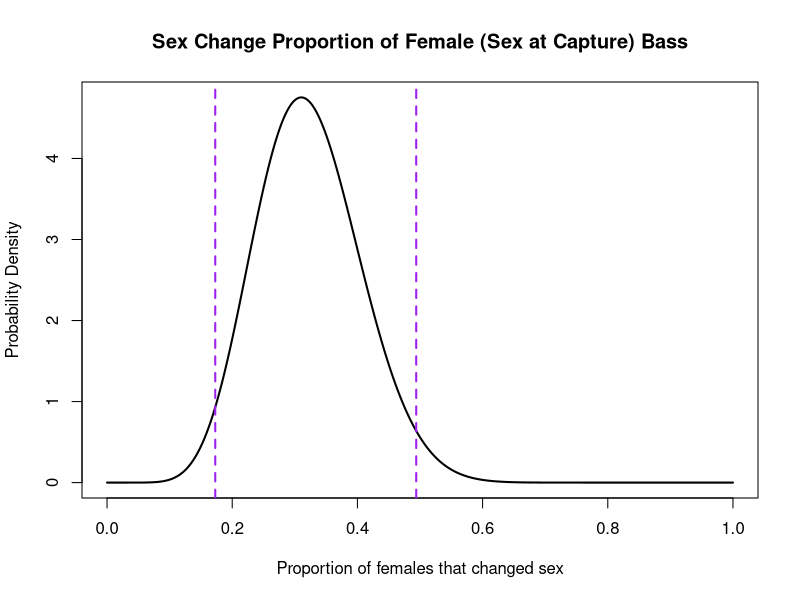
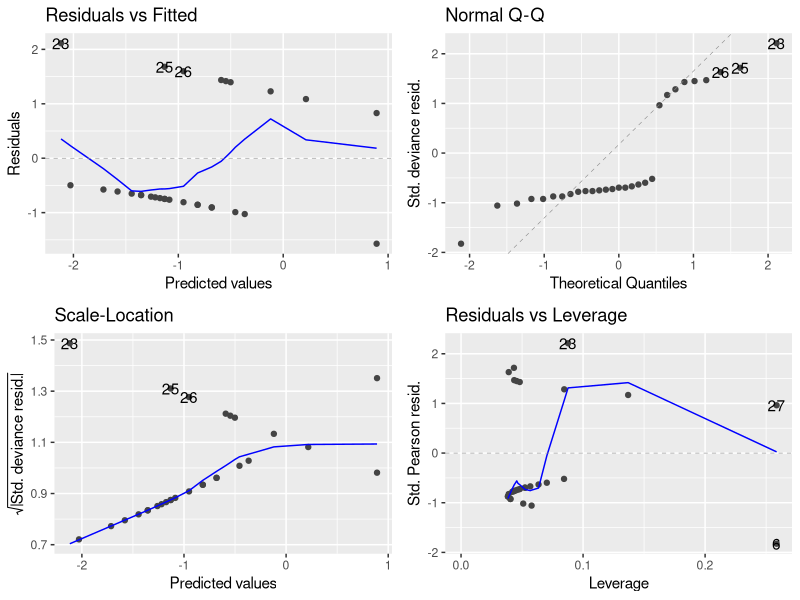
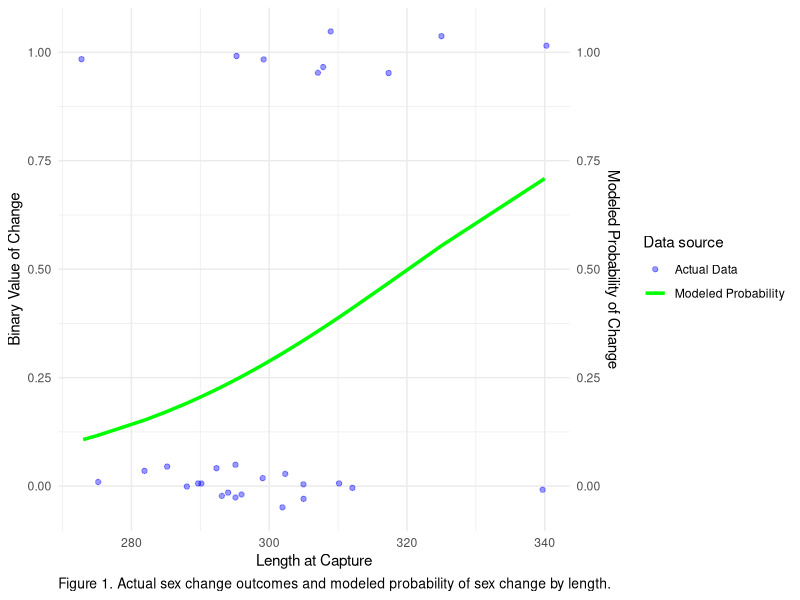

Generate these figures, in order, with R:
## Homework 12 - Evan/Victoria/Maggie
library(readxl)
library(dplyr)
library(ggplot2)
library(ggfortify)

# read in excel file
bass_data <- read_excel("BSB_tagging_data.xlsx")
View(bass_data)

#Objective 1 #

#Plot a probability density function (probability density vs. proportions from 0 to 1) for the proportion of female black sea bass that changed sex out of all those which were recaptured after the end of the spawning season (i.e., after July). Relevant functions: dbeta()

#change the date format for bass_data to then filter it in next step
bass_data$month <- format(bass_data$Date_at_recapture, "%m")

#creating a data frame for only female bass observations that fall after July 30th 2011

female_bass <- bass_data %>%
  filter(Sex_at_capture == "F") %>%
  filter(month > "07")

female_bass$binary <- ifelse(female_bass$Sex_at_recapture == "F", 0, 1)

sex_change <- sum(female_bass$binary == 1, na.rm = TRUE)
n <- nrow(female_bass)

#define parameters for 
alpha <- sex_change + 1
beta <- (n - sex_change) + 1
p <- seq(0, 1, length.out = 1000)

plot(
  p, dbeta(p, alpha, beta),
  type = "l",
  lwd = 2,
  xlab = "Proportion of females that changed sex",
  ylab = "Probability Density",
  main = "Sex Change Proportion of Female (Sex at Capture) Bass"
)

#B. Give the 95% CI for the probability of sex change for these individuals in A above. Relevant functions: qbeta()

#Compute the Confidence Interval (95%) and add intercal to graph for visualizing
ci_95 <- qbeta(c(0.025, 0.975), alpha, beta)
ci_95
abline(v = ci_95, col = "purple", lwd = 2, lty = 2)

#### The 95% confidence interval is (0.17, 0.49) ##################################

# Objective 2 #

#A. Does the length of a female influence its probability of sex change given that it was recaptured after the end of the spawning season? Give a p value to support your answer. Relevant functions: glm()
size_glm <- glm(binary ~ Length_at_capture, data = female_bass, family = binomial )
summary(size_glm)

autoplot(size_glm)
coef(size_glm)

### ANSWER: The p-value of this glm is 0.112 which indicates that there is no statistically significant relationship between the size (length at capture) of female bass and probability of a sex change.

#B. By how much is the log odds of sex change predicted to change for every millimeter increase in length?
# The log odds of sex change predicted per mm increase in length is 0.045, which is the slope of the glm model.

#C. Plot the relationship between the probability of sex change for these individuals and length. Overlay the model estimated relationship on the data. Label axes appropriately and provide a figure caption. Relevant functions: predict.glm(), ggplot2()

#create predictions for data set based on the glm and add it as a new column
female_bass$predicted <- predict(size_glm, type = "response")


#plot model estimated relationship over actual dataset

ggplot(female_bass, aes(x = Length_at_capture)) +
  geom_jitter(aes(y = binary, color = "Actual Data"),
              height = 0.05, alpha = 0.4) +
  geom_line(aes(y = predicted, color = "Modeled Probability"),
            linewidth = 1.2) +
  scale_color_manual(name = "Data source",
                     values = c("Actual Data" = "blue",
                                "Modeled Probability" = "green")) +
  scale_y_continuous(
    name = "Binary Value of Change",
    sec.axis = sec_axis(trans = ~ .* 1,
                        name = "Modeled Probability of Change")) +
  labs(
    x = "Length at Capture",
    caption = "Figure 1. Actual sex change outcomes and modeled probability of sex change by length."
  ) +
  theme_minimal() +
  theme(
    plot.caption = element_text(hjust = 0, size = 10)  #left-align
  )
